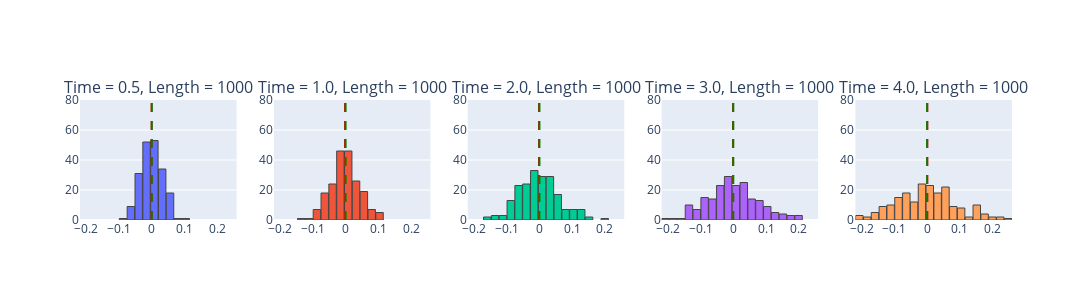

Notebook cell for this chart:
### Code cell
get_histograms2(error_ns_dict_time_3, theoretical_ns_error_dict)

### Figure 1 — Plotly figure (JSON) as saved in the notebook; plotly's stock layout.template omitted (floating-point values rounded to 4 significant figures; data arrays with more than 128 entries replaced by an {"elided": "..."} marker saying what was removed)
{"data": [{"marker": {"line": {"width": 1}}, "name": "Length 1000, Time 0.5", "type": "histogram", "x": {"elided": "200 float values"}, "xaxis": "x", "xbins": {"end": 0.2592, "size": 0.02392, "start": -0.2192}, "yaxis": "y"}, {"marker": {"line": {"width": 1}}, "name": "Length 1000, Time 1.0", "type": "histogram", "x": {"elided": "200 float values"}, "xaxis": "x2", "xbins": {"end": 0.2592, "size": 0.02392, "start": -0.2192}, "yaxis": "y2"}, {"marker": {"line": {"width": 1}}, "name": "Length 1000, Time 2.0", "type": "histogram", "x": {"elided": "200 float values"}, "xaxis": "x3", "xbins": {"end": 0.2592, "size": 0.02392, "start": -0.2192}, "yaxis": "y3"}, {"marker": {"line": {"width": 1}}, "name": "Length 1000, Time 3.0", "type": "histogram", "x": {"elided": "200 float values"}, "xaxis": "x4", "xbins": {"end": 0.2592, "size": 0.02392, "start": -0.2192}, "yaxis": "y4"}, {"marker": {"line": {"width": 1}}, "name": "Length 1000, Time 4.0", "type": "histogram", "x": {"elided": "200 float values"}, "xaxis": "x5", "xbins": {"end": 0.2592, "size": 0.02392, "start": -0.2192}, "yaxis": "y5"}], "layout": {"annotations": [{"font": {"size": 16}, "showarrow": false, "text": "Time = 0.5, Length = 1000", "x": 0.084, "xanchor": "center", "xref": "paper", "y": 1, "yanchor": "bottom", "yref": "paper"}, {"font": {"size": 16}, "showarrow": false, "text": "Time = 1.0, Length = 1000", "x": 0.292, "xanchor": "center", "xref": "paper", "y": 1, "yanchor": "bottom", "yref": "paper"}, {"font": {"size": 16}, "showarrow": false, "text": "Time = 2.0, Length = 1000", "x": 0.5, "xanchor": "center", "xref": "paper", "y": 1, "yanchor": "bottom", "yref": "paper"}, {"font": {"size": 16}, "showarrow": false, "text": "Time = 3.0, Length = 1000", "x": 0.708, "xanchor": "center", "xref": "paper", "y": 1, "yanchor": "bottom", "yref": "paper"}, {"font": {"size": 16}, "showarrow": false, "text": "Time = 4.0, Length = 1000", "x": 0.916, "xanchor": "center", "xref": "paper", "y": 1, "yanchor": "bottom", "yref": "paper"}], "bargap": 0.05, "height": 300, "shapes": [{"line": {"color": "red", "dash": "dash", "width": 2}, "type": "line", "x0": -0.0003524, "x1": -0.0003524, "xref": "x", "y0": 0, "y1": 1, "yref": "y domain"}, {"line": {"color": "green", "dash": "dash", "width": 2}, "type": "line", "x0": 0, "x1": 0, "xref": "x", "y0": 0, "y1": 1, "yref": "y domain"}, {"line": {"color": "red", "dash": "dash", "width": 2}, "type": "line", "x0": -0.001751, "x1": -0.001751, "xref": "x2", "y0": 0, "y1": 1, "yref": "y2 domain"}, {"line": {"color": "green", "dash": "dash", "width": 2}, "type": "line", "x0": 0, "x1": 0, "xref": "x2", "y0": 0, "y1": 1, "yref": "y2 domain"}, {"line": {"color": "red", "dash": "dash", "width": 2}, "type": "line", "x0": -0.001361, "x1": -0.001361, "xref": "x3", "y0": 0, "y1": 1, "yref": "y3 domain"}, {"line": {"color": "green", "dash": "dash", "width": 2}, "type": "line", "x0": 0, "x1": 0, "xref": "x3", "y0": 0, "y1": 1, "yref": "y3 domain"}, {"line": {"color": "red", "dash": "dash", "width": 2}, "type": "line", "x0": -0.001005, "x1": -0.001005, "xref": "x4", "y0": 0, "y1": 1, "yref": "y4 domain"}, {"line": {"color": "green", "dash": "dash", "width": 2}, "type": "line", "x0": 0, "x1": 0, "xref": "x4", "y0": 0, "y1": 1, "yref": "y4 domain"}, {"line": {"color": "red", "dash": "dash", "width": 2}, "type": "line", "x0": 0.0003954, "x1": 0.0003954, "xref": "x5", "y0": 0, "y1": 1, "yref": "y5 domain"}, {"line": {"color": "green", "dash": "dash", "width": 2}, "type": "line", "x0": 0, "x1": 0, "xref": "x5", "y0": 0, "y1": 1, "yref": "y5 domain"}], "showlegend": false, "width": 1500, "xaxis": {"anchor": "y", "domain": [0, 0.168], "range": [-0.2192, 0.2592]}, "xaxis2": {"anchor": "y2", "domain": [0.208, 0.376], "range": [-0.2192, 0.2592]}, "xaxis3": {"anchor": "y3", "domain": [0.416, 0.584], "range": [-0.2192, 0.2592]}, "xaxis4": {"anchor": "y4", "domain": [0.624, 0.792], "range": [-0.2192, 0.2592]}, "xaxis5": {"anchor": "y5", "domain": [0.832, 1], "range": [-0.2192, 0.2592]}, "yaxis": {"anchor": "x", "domain": [0, 1], "range": [0, 80]}, "yaxis2": {"anchor": "x2", "domain": [0, 1], "range": [0, 80]}, "yaxis3": {"anchor": "x3", "domain": [0, 1], "range": [0, 80]}, "yaxis4": {"anchor": "x4", "domain": [0, 1], "range": [0, 80]}, "yaxis5": {"anchor": "x5", "domain": [0, 1], "range": [0, 80]}}}
